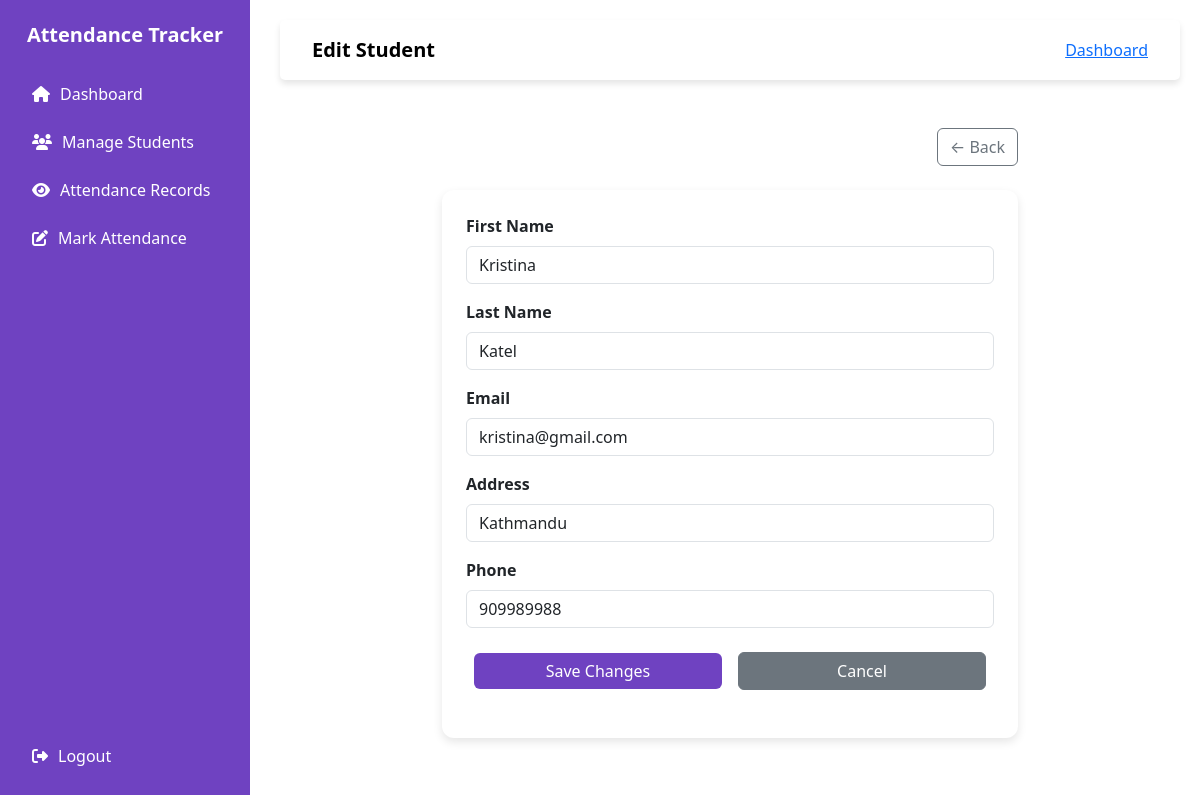
Page /update/5 on the committed database.
### models.py (models this page shows)
class Student(db.Model):
    id = db.Column(db.Integer, primary_key = True)
    student_id = db.Column(db.String(20), unique=True, nullable=False)  # Custom ID
    first_name = db.Column(db.String(150), nullable=False)
    last_name = db.Column(db.String(150), nullable=False)
    email = db.Column(db.String(100), unique=True, nullable=False)
    address = db.Column(db.Text, nullable=False)
    phone = db.Column(db.String(15), unique=True, nullable=False)

### app.py (the view)
@app.route('/update/<int:id>', methods = ["GET", "POST"])
def update(id):
    student = Student.query.get_or_404(id)
    if request.method == 'POST':
        student.first_name = request.form['first_name'].strip().capitalize()
        student.last_name = request.form['last_name'].strip().capitalize()
        student.email = request.form['email']
        student.phone = request.form['phone']
        student.address = request.form['address'].strip().capitalize()
        try:
            db.session.commit()
            flash("Student details updated successfully!", "success")
            return redirect(url_for('view_student'))
        except Exception as e:
            flash(f"Error: There was an issue while updating student details! {e}", "danger")
    else:
        return render_template('student/edit_student.html', student = student)

### templates/student/edit_student.html (shortened to what this page needs)
{% extends "base.html" %}
{% block nav_title%}Edit Student {% endblock%}
{% block content %}
<div class="container mt-5">
    <div class="d-flex justify-content-between align-items-center">
        <a href="{{ url_for('view_student') }}" class="btn btn-outline-secondary">← Back </a>
    </div>
    <div class="card mt-4 p-4">
        <form action="{{url_for('update', id = student.id)}}" method="POST">
            <div class="mb-3">
                <label class="form-label fw-semibold">First Name</label>
                <input type="text" name="first_name" class="form-control" value="{{student.first_name}}">
            </div>
            <div class="mb-3">
                <label class="form-label fw-semibold">Last Name</label>
                <input type="text" name="last_name" class="form-control" value="{{student.last_name}}">
            </div>
            <div class="mb-3">
                <label class="form-label fw-semibold">Email</label>
                <input type="email" name="email" class="form-control" value="{{student.email}}">
            </div>
            <div class="mb-3">
                <label class="form-label fw-semibold">Address</label>
                <input type="text" name="address" class="form-control" value="{{student.address}}">
            </div>
            <div class="mb-3">
                <label class="form-label fw-semibold">Phone</label>
                <input type="number" name="phone" class="form-control" value="{{student.phone}}">
            </div>
            <div class="d-flex justify-content-between align-items-center mb-3">
                <button type="submit" class="btn btn-success w-50 ml-3 m-2">Save Changes</button>
                <a href="{{ url_for('view_student') }}" class="btn btn-secondary w-50 m-2">Cancel</a>
            </div>
        </form>
    </div>
</div>
{% endblock %}

### templates/base.html (style rules this page uses)
:root { --primary-color: #6f42c1; --primary-hover: #5a32a3; --sidebar-bg: #6f42c1; --sidebar-text: #ffffff; }
body { display: flex; }

### templates/student/edit_student.html (style rules this page uses)
.card { border: none; box-shadow: 0px 4px 10px rgba(0, 0, 0, 0.1); border-radius: 12px; }
.btn-success { background-color: #6f42c1; border: none; }
.container { max-width: 600px; }

### rows in the picture
Student: first_name "Kristina", last_name "Katel", email "kristina@gmail.com", address "Kathmandu", phone "909989988"
